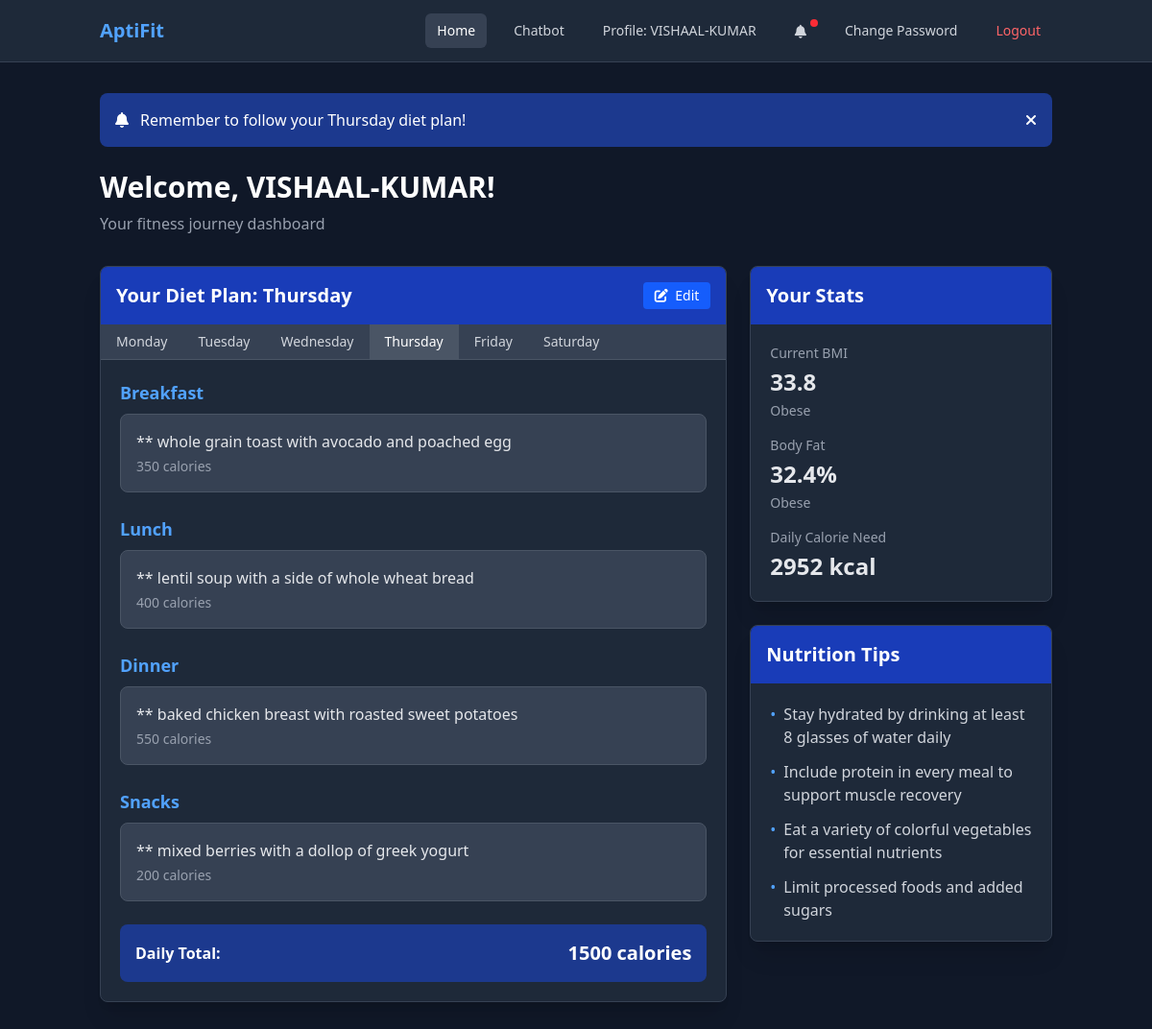
The app's page / (signed in), older data.
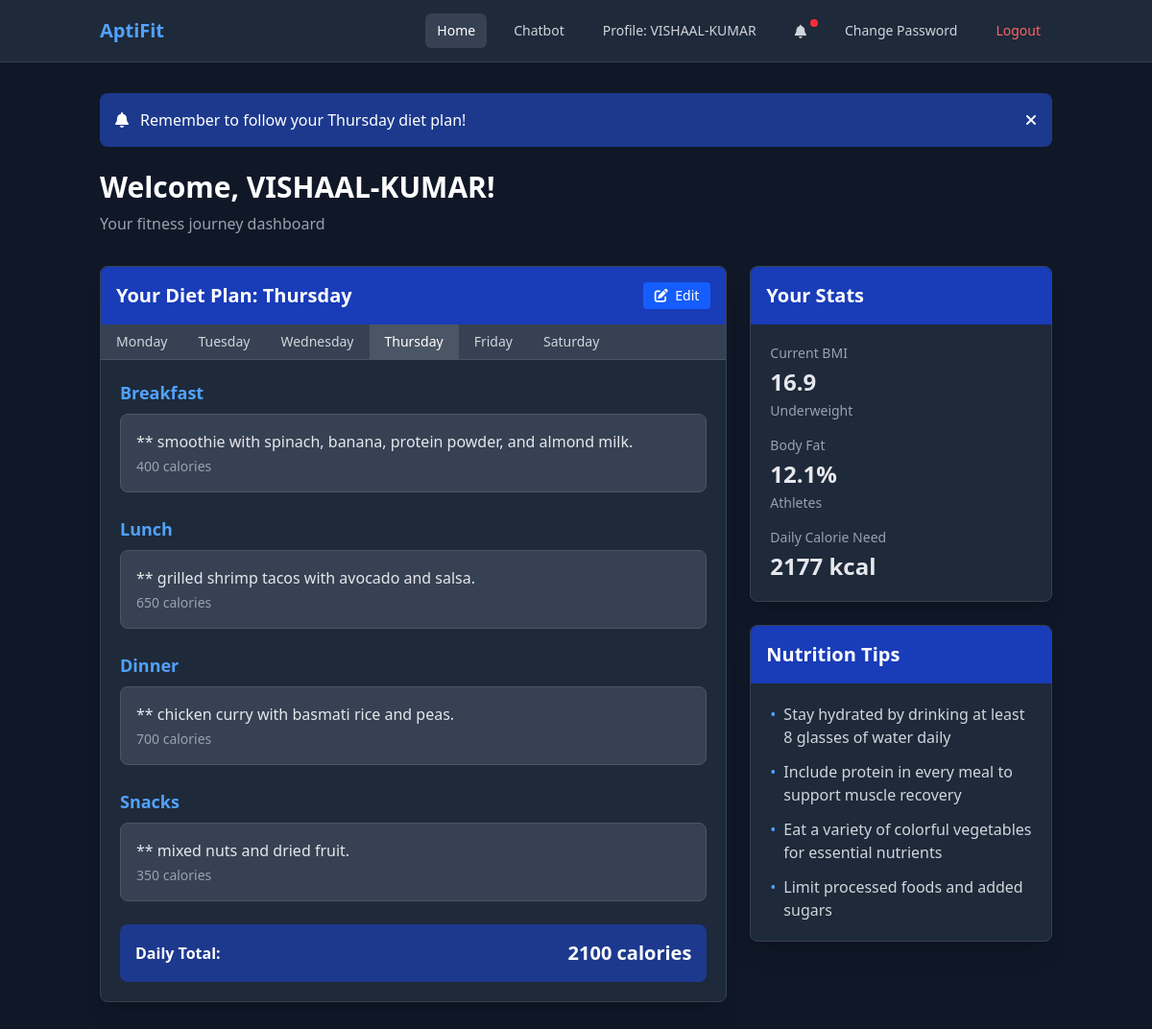
The same page, newer data.
### fitness/models.py (models this page shows, shortened)
class DailyDietPlan(models.Model):
    DAYS_OF_WEEK = [
        ('monday', 'Monday'),
        ('tuesday', 'Tuesday'),
        ('wednesday', 'Wednesday'),
        ('thursday', 'Thursday'),
        ('friday', 'Friday'),
        ('saturday', 'Saturday'),
        ('sunday', 'Sunday'),
    ]
    diet_plan = models.ForeignKey(
        DietPlan, related_name='daily_plans', on_delete=models.CASCADE)
    day_of_week = models.CharField(max_length=10, choices=DAYS_OF_WEEK)
    breakfast = models.TextField(blank=True, null=True)
    breakfast_calories = models.IntegerField(blank=True, null=True)
    lunch = models.TextField(blank=True, null=True)
    lunch_calories = models.IntegerField(blank=True, null=True)
    dinner = models.TextField(blank=True, null=True)
    dinner_calories = models.IntegerField(blank=True, null=True)
    snacks = models.TextField(blank=True, null=True)
    snacks_calories = models.IntegerField(blank=True, null=True)
    class Meta:
        unique_together = ['diet_plan', 'day_of_week']
    @property
    def total_calories(self):
        total = 0
        if self.breakfast_calories:
            total += self.breakfast_calories
        if self.lunch_calories:
            total += self.lunch_calories
        if self.dinner_calories:
            total += self.dinner_calories
        if self.snacks_calories:
            total += self.snacks_calories
        return total if total > 0 else None

### fitness/views.py (the view)
# urls.py: path('', views.index, name='index'),
@login_required
def index(request):
    import datetime
    day_param = request.GET.get('day')
    if day_param:
        current_day = day_param.lower()
    else:
        current_day = datetime.datetime.now().strftime('%A').lower()
    try:
        diet_plan = DietPlan.objects.get(user=request.user)
        daily_plan = diet_plan.get_day_plan(current_day)
    except DietPlan.DoesNotExist:
        diet_plan = None
        daily_plan = None
    user_profile = request.user.userprofile
    bmi = user_profile.bmi
    body_fat = user_profile.body_fat
    daily_calories = None
    if user_profile.height and user_profile.weight and user_profile.sex:
        weight = user_profile.weight  # kg
        height = user_profile.height  # cm
        age = 35  # default age if not available
        if user_profile.sex.lower() == 'male':
            bmr = 10 * weight + 6.25 * height - 5 * age + 5
        else:
            bmr = 10 * weight + 6.25 * height - 5 * age - 161
        daily_calories = int(bmr * 1.55)
    show_notification = False
    notification_message = ""
    if user_profile.notification_preference != 'none':
        today = datetime.datetime.now()
        if user_profile.notification_preference == 'daily':
            show_notification = True
            notification_message = f"Remember to follow your {today.strftime('%A')} diet plan!"
        elif user_profile.notification_preference == 'weekly' and today.weekday() == 0:  # Monday
            show_notification = True
            notification_message = "Here's your weekly diet plan reminder!"
    context = {
        'diet_plan': diet_plan,
        'daily_plan': daily_plan,
        'current_day': current_day.title(),  # Capitalize for display
        'days_of_week': DailyDietPlan.DAYS_OF_WEEK,
        'bmi': bmi,
        'bmi_category': user_profile.bmi_category,
        'body_fat': body_fat,
        'body_fat_category': user_profile.body_fat_category,
        'daily_calories': daily_calories,
        'has_notifications': show_notification,
        'notification_message': notification_message,
    }
    return render(request, 'fitness/index.html', context)

### fitness/models.py (called while the page is built, shortened)
    @property
    def bmi(self):
        if self.height and self.weight:
            height_m = self.height / 100
            return round(self.weight / (height_m * height_m), 1)
        return None

    @property
    def bmi_category(self):
        bmi = self.bmi
        if bmi is None:
            return None
        elif bmi < 18.5:
            return "Underweight"
        elif bmi < 25:
            return "Normal weight"
        elif bmi < 30:
            return "Overweight"
        else:
            return "Obese"

    @property
    def body_fat(self):
        bmi = self.bmi
        if bmi is None or not self.sex:
            return None
        age = 35
        if self.sex.lower() == "male":
            return round(1.20 * bmi + 0.23 * age - 10.8 * 1 - 5.4, 1)
        else:
            return round(1.20 * bmi + 0.23 * age - 10.8 * 0 - 5.4, 1)

    @property
    def body_fat_category(self):
        bf = self.body_fat
        if bf is None or not self.sex:
            return None
        if self.sex.lower() == "male":
            if bf < 10:
                return "Essential fat"
            elif bf < 14:
                return "Athletes"
            elif bf < 21:
                return "Fitness"
            elif bf < 25:
                return "Average"
            else:
                return "Obese"

    def get_day_plan(self, day_of_week):
        try:
            return self.daily_plans.get(day_of_week=day_of_week.lower())
        except DailyDietPlan.DoesNotExist:
            return None

### fitness/templates/fitness/index.html (shortened to what this page needs)
<!DOCTYPE html>
<html lang="en">
  <head>
    <script src="https://cdn.jsdelivr.net/npm/@tailwindcss/browser@4"></script>
    <link rel="stylesheet" href="https://cdnjs.cloudflare.com/ajax/libs/font-awesome/6.4.0/css/all.min.css">
  </head>
  <body class="bg-gray-900 min-h-screen text-gray-200">
    <nav class="bg-gray-800 border-b border-gray-700">
      <div class="container mx-auto px-4">
        <div class="flex justify-between items-center h-16">
          <div class="flex-shrink-0 font-bold text-xl text-blue-400">
            AptiFit
          </div>
          <div class="flex space-x-2 md:space-x-4 items-center">
            <a href="{% url 'index' %}" class="px-3 py-2 rounded-md text-sm font-medium bg-gray-700 text-white">
              Home
            </a>
            <a href="{% url 'chatbot' %}" class="px-3 py-2 rounded-md text-sm font-medium text-gray-300 hover:bg-gray-700 hover:text-white transition duration-300">
              Chatbot
            </a>
            <a href="{% url 'profile' %}" class="px-3 py-2 rounded-md text-sm font-medium text-gray-300 hover:bg-gray-700 hover:text-white transition duration-300">
              Profile: {{ user.username }}
            </a>
            <div class="relative">
              <a href="#" id="notification-btn" class="px-3 py-2 rounded-md text-sm font-medium text-gray-300 hover:bg-gray-700 hover:text-white transition duration-300">
                <i class="fas fa-bell"></i>
                {% if has_notifications %}
                <span class="absolute top-0 right-0 block h-2 w-2 rounded-full bg-red-500"></span>
                {% endif %}
              </a>
            </div>
            <a href="{% url 'change_password' %}" class="px-3 py-2 rounded-md text-sm font-medium text-gray-300 hover:bg-gray-700 hover:text-white transition duration-300">
              Change Password
            </a>
            <a href="{% url 'logout' %}" class="px-3 py-2 rounded-md text-sm font-medium text-red-400 hover:bg-red-900 hover:text-red-200 transition duration-300">
              Logout
            </a>
          </div>
        </div>
      </div>
    </nav>
    <div class="container mx-auto px-4 py-8">
      {% if has_notifications %}
      <div class="bg-blue-900 text-white p-4 rounded-lg mb-6 flex justify-between items-center">
        <div class="flex items-center">
          <i class="fas fa-bell mr-3"></i>
          <p>{{ notification_message }}</p>
        </div>
        <button onclick="this.parentElement.style.display='none'" class="text-white hover:text-gray-300">
          <i class="fas fa-times"></i>
        </button>
      </div>
      {% endif %}
      <div class="mb-8">
        <h1 class="text-3xl font-bold text-white mb-2">Welcome, {{ user.username }}!</h1>
        <p class="text-gray-400">Your fitness journey dashboard</p>
      </div>
      <div class="grid grid-cols-1 lg:grid-cols-3 gap-6">
        <div class="lg:col-span-2">
          <div class="bg-gray-800 rounded-lg shadow-xl border border-gray-700 overflow-hidden">
            <div class="bg-blue-800 text-white p-4 flex justify-between items-center">
              <h2 class="text-xl font-bold">Your Diet Plan: {{ current_day }}</h2>
              {% if daily_plan %}
              <a href="{% url 'edit_diet' %}?day={{ current_day|lower }}" class="bg-blue-600 hover:bg-blue-700 text-white text-sm px-3 py-1 rounded transition duration-300">
                <i class="fas fa-edit mr-1"></i> Edit
              </a>
              {% endif %}
            </div>
            {% if diet_plan.has_diet_plan %}
            <div class="flex overflow-x-auto bg-gray-700 border-b border-gray-600">
              <a href="{% url 'index' %}?day=monday" class="px-4 py-2 text-sm font-medium {% if current_day == 'Monday' %}bg-gray-600 text-white{% else %}text-gray-300 hover:bg-gray-600 hover:text-white{% endif %} transition duration-300">
                Monday
              </a>
              <a href="{% url 'index' %}?day=tuesday" class="px-4 py-2 text-sm font-medium {% if current_day == 'Tuesday' %}bg-gray-600 text-white{% else %}text-gray-300 hover:bg-gray-600 hover:text-white{% endif %} transition duration-300">
                Tuesday
              </a>
              <a href="{% url 'index' %}?day=wednesday" class="px-4 py-2 text-sm font-medium {% if current_day == 'Wednesday' %}bg-gray-600 text-white{% else %}text-gray-300 hover:bg-gray-600 hover:text-white{% endif %} transition duration-300">
                Wednesday
              </a>
              <a href="{% url 'index' %}?day=thursday" class="px-4 py-2 text-sm font-medium {% if current_day == 'Thursday' %}bg-gray-600 text-white{% else %}text-gray-300 hover:bg-gray-600 hover:text-white{% endif %} transition duration-300">
                Thursday
              </a>
              <a href="{% url 'index' %}?day=friday" class="px-4 py-2 text-sm font-medium {% if current_day == 'Friday' %}bg-gray-600 text-white{% else %}text-gray-300 hover:bg-gray-600 hover:text-white{% endif %} transition duration-300">
                Friday
              </a>
              <a href="{% url 'index' %}?day=saturday" class="px-4 py-2 text-sm font-medium {% if current_day == 'Saturday' %}bg-gray-600 text-white{% else %}text-gray-300 hover:bg-gray-600 hover:text-white{% endif %} transition duration-300">
                Saturday
              </a>
            </div>
            {% endif %}
            <div class="p-5">
              {% if daily_plan %}
                <div class="space-y-6">
                  <div class="space-y-2">
                    <h3 class="text-lg font-semibold text-blue-400">Breakfast</h3>
                    <div class="bg-gray-700 p-4 rounded-lg border border-gray-600">
                      {% if daily_plan.breakfast %}
                        <p>{{ daily_plan.breakfast }}</p>
                        {% if daily_plan.breakfast_calories %}
                          <p class="text-sm text-gray-400 mt-1">{{ daily_plan.breakfast_calories }} calories</p>
                        {% endif %}
                      {% else %}
                        <p class="text-gray-400 italic">Ask the chatbot to generate a diet plan</p>
                      {% endif %}
                    </div>
                  </div>
                  <div class="space-y-2">
                    <h3 class="text-lg font-semibold text-blue-400">Lunch</h3>
                    <div class="bg-gray-700 p-4 rounded-lg border border-gray-600">
                      <p>{{ daily_plan.lunch|default:"No lunch specified" }}</p>
                      {% if daily_plan.lunch_calories %}
                        <p class="text-sm text-gray-400 mt-1">{{ daily_plan.lunch_calories }} calories</p>
                      {% endif %}
                    </div>
                  </div>
                  <div class="space-y-2">
                    <h3 class="text-lg font-semibold text-blue-400">Dinner</h3>
                    <div class="bg-gray-700 p-4 rounded-lg border border-gray-600">
                      <p>{{ daily_plan.dinner|default:"No dinner specified" }}</p>
                      {% if daily_plan.dinner_calories %}
                        <p class="text-sm text-gray-400 mt-1">{{ daily_plan.dinner_calories }} calories</p>
                      {% endif %}
                    </div>
                  </div>
                  <div class="space-y-2">
                    <h3 class="text-lg font-semibold text-blue-400">Snacks</h3>
                    <div class="bg-gray-700 p-4 rounded-lg border border-gray-600">
                      <p>{{ daily_plan.snacks|default:"No snacks specified" }}</p>
                      {% if daily_plan.snacks_calories %}
                        <p class="text-sm text-gray-400 mt-1">{{ daily_plan.snacks_calories }} calories</p>
                      {% endif %}
                    </div>
                  </div>
                  {% if daily_plan.total_calories %}
                    <div class="bg-blue-900 p-4 rounded-lg text-white">
                      <div class="flex justify-between items-center">
                        <span class="font-semibold">Daily Total:</span>
                        <span class="font-bold text-xl">{{ daily_plan.total_calories }} calories</span>
                      </div>
                    </div>
                  {% endif %}
                </div>
              {% endif %}
            </div>
          </div>
        </div>
        <div class="lg:col-span-1">
          <div class="grid grid-cols-1 gap-6">
            <div class="bg-gray-800 rounded-lg shadow-xl border border-gray-700 overflow-hidden">
              <div class="bg-blue-800 text-white p-4">
                <h2 class="text-xl font-bold">Your Stats</h2>
              </div>
              <div class="p-5 space-y-4">
                {% if bmi %}
                  <div class="space-y-1">
                    <h3 class="text-sm font-medium text-gray-400">Current BMI</h3>
                    <p class="text-2xl font-bold">{{ bmi }}</p>
                    <p class="text-sm text-gray-400">{{ bmi_category }}</p>
                  </div>
                  <div class="space-y-1">
                    <h3 class="text-sm font-medium text-gray-400">Body Fat</h3>
                    <p class="text-2xl font-bold">{{ body_fat }}%</p>
                    <p class="text-sm text-gray-400">{{ body_fat_category }}</p>
                  </div>
                  <div class="space-y-1">
                    <h3 class="text-sm font-medium text-gray-400">Daily Calorie Need</h3>
                    <p class="text-2xl font-bold">{{ daily_calories }} kcal</p>
                  </div>
                {% endif %}
              </div>
            </div>
            <div class="bg-gray-800 rounded-lg shadow-xl border border-gray-700 overflow-hidden">
              <div class="bg-blue-800 text-white p-4">
                <h2 class="text-xl font-bold">Nutrition Tips</h2>
              </div>
              <div class="p-5">
                <ul class="space-y-3 text-gray-300">
                  <li class="flex items-start">
                    <span class="text-blue-400 mr-2">•</span>
                    <span>Stay hydrated by drinking at least 8 glasses of water daily</span>
                  </li>
                  <li class="flex items-start">
                    <span class="text-blue-400 mr-2">•</span>
                    <span>Include protein in every meal to support muscle recovery</span>
                  </li>
                  <li class="flex items-start">
                    <span class="text-blue-400 mr-2">•</span>
                    <span>Eat a variety of colorful vegetables for essential nutrients</span>
                  </li>
                  <li class="flex items-start">
                    <span class="text-blue-400 mr-2">•</span>
                    <span>Limit processed foods and added sugars</span>
                  </li>
                </ul>
              </div>
            </div>
          </div>
        </div>
      </div>
    </div>
  </body>
</html>

Row changes from the older to the newer data that the page shows:
changed DailyDietPlan "Thursday": breakfast "** whole grain toast with avocado and poached egg" → "** smoothie with spinach, banana, protein powder, and almond milk."; breakfast_calories "350" → "400"; lunch "** lentil soup with a side of whole wheat bread" → "** grilled shrimp tacos with avocado and salsa."; lunch_calories "400" → "650"; dinner "** baked chicken breast with roasted sweet potatoes" → "** chicken curry with basmati rice and peas."; dinner_calories "550" → "700"; snacks "** mixed berries with a dollop of greek yogurt" → "** mixed nuts and dried fruit."; snacks_calories "200" → "350"; total_calories "1500" → "2100"
Text that changed along with them:
{{ bmi }}: "33.8" → "16.9"
{{ bmi_category }}: "Obese" → "Underweight"
{{ body_fat }}: "32.4" → "12.1"
{{ body_fat_category }}: "Obese" → "Athletes"
{{ daily_calories }}: "2952" → "2177"
